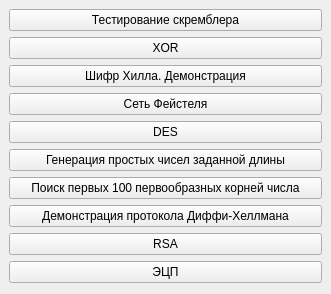
<?xml version="1.0" encoding="UTF-8"?>
<ui version="4.0">
 <class>MainWindow</class>
 <widget class="QMainWindow" name="MainWindow">
  <property name="geometry">
   <rect>
    <x>0</x>
    <y>0</y>
    <width>331</width>
    <height>294</height>
   </rect>
  </property>
  <property name="windowTitle">
   <string>Криптография</string>
  </property>
  <widget class="QWidget" name="centralwidget">
   <layout class="QVBoxLayout" name="verticalLayout">
    <item>
     <widget class="QPushButton" name="btnHiSqr">
      <property name="text">
       <string>Тестирование скремблера</string>
      </property>
     </widget>
    </item>
    <item>
     <widget class="QPushButton" name="btnXor">
      <property name="text">
       <string>XOR</string>
      </property>
     </widget>
    </item>
    <item>
     <widget class="QPushButton" name="btnHill">
      <property name="text">
       <string>Шифр Хилла. Демонстрация</string>
      </property>
     </widget>
    </item>
    <item>
     <widget class="QPushButton" name="btnFeistel">
      <property name="text">
       <string>Сеть Фейстеля</string>
      </property>
     </widget>
    </item>
    <item>
     <widget class="QPushButton" name="btnDes">
      <property name="text">
       <string>DES</string>
      </property>
     </widget>
    </item>
    <item>
     <widget class="QPushButton" name="btnGenPrime">
      <property name="text">
       <string>Генерация простых чисел заданной длины</string>
      </property>
     </widget>
    </item>
    <item>
     <widget class="QPushButton" name="btnPrimitiveRoots">
      <property name="text">
       <string>Поиск первых 100 первообразных корней числа</string>
      </property>
     </widget>
    </item>
    <item>
     <widget class="QPushButton" name="btnDiffieHellman">
      <property name="text">
       <string>Демонстрация протокола Диффи-Хеллмана</string>
      </property>
     </widget>
    </item>
    <item>
     <widget class="QPushButton" name="btnRSA">
      <property name="text">
       <string>RSA</string>
      </property>
     </widget>
    </item>
    <item>
     <widget class="QPushButton" name="btnHash">
      <property name="text">
       <string>ЭЦП</string>
      </property>
     </widget>
    </item>
   </layout>
  </widget>
  <widget class="QMenuBar" name="menubar">
   <property name="geometry">
    <rect>
     <x>0</x>
     <y>0</y>
     <width>331</width>
     <height>21</height>
    </rect>
   </property>
  </widget>
 </widget>
 <resources/>
 <connections/>
</ui>
